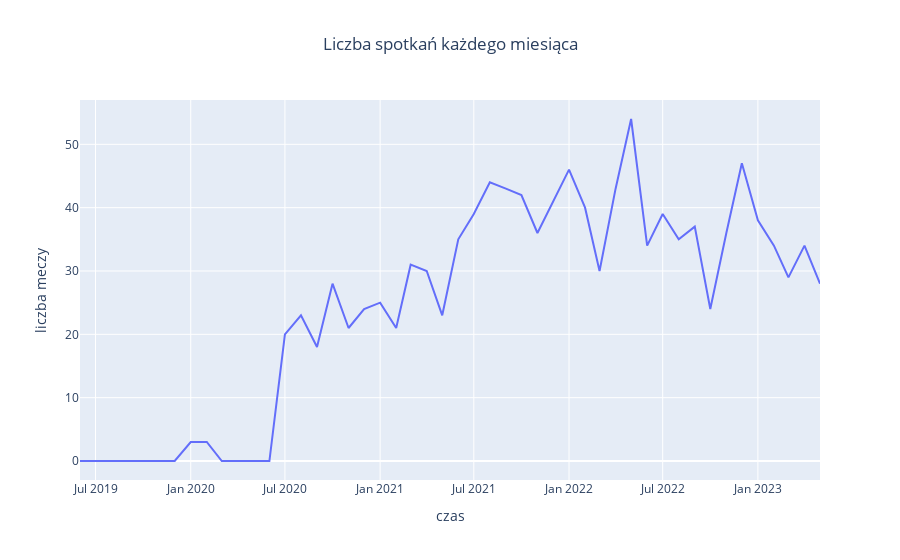

Notebook cell for this chart:
### Code cell
fig = px.line(match_freq, x="date", y="freq", title='Liczba spotkań każdego miesiąca')
fig.update_layout(xaxis_title='czas',
                  yaxis_title='liczba meczy',
                  title_x=0.5)
fig.show()

### Figure 1 — Plotly figure (JSON) as saved in the notebook; plotly's stock layout.template omitted (floating-point values rounded to 4 significant figures)
{"data": [{"hovertemplate": "date=%{x}<br>freq=%{y}<extra></extra>", "legendgroup": "", "line": {"color": "#636efa", "dash": "solid"}, "marker": {"symbol": "circle"}, "mode": "lines", "name": "", "orientation": "v", "showlegend": false, "type": "scatter", "x": ["2019-06-01T00:00:00", "2019-07-01T00:00:00", "2019-08-01T00:00:00", "2019-09-01T00:00:00", "2019-10-01T00:00:00", "2019-11-01T00:00:00", "2019-12-01T00:00:00", "2020-01-01T00:00:00", "2020-02-01T00:00:00", "2020-03-01T00:00:00", "2020-04-01T00:00:00", "2020-05-01T00:00:00", "2020-06-01T00:00:00", "2020-07-01T00:00:00", "2020-08-01T00:00:00", "2020-09-01T00:00:00", "2020-10-01T00:00:00", "2020-11-01T00:00:00", "2020-12-01T00:00:00", "2021-01-01T00:00:00", "2021-02-01T00:00:00", "2021-03-01T00:00:00", "2021-04-01T00:00:00", "2021-05-01T00:00:00", "2021-06-01T00:00:00", "2021-07-01T00:00:00", "2021-08-01T00:00:00", "2021-09-01T00:00:00", "2021-10-01T00:00:00", "2021-11-01T00:00:00", "2021-12-01T00:00:00", "2022-01-01T00:00:00", "2022-02-01T00:00:00", "2022-03-01T00:00:00", "2022-04-01T00:00:00", "2022-05-01T00:00:00", "2022-06-01T00:00:00", "2022-07-01T00:00:00", "2022-08-01T00:00:00", "2022-09-01T00:00:00", "2022-10-01T00:00:00", "2022-11-01T00:00:00", "2022-12-01T00:00:00", "2023-01-01T00:00:00", "2023-02-01T00:00:00", "2023-03-01T00:00:00", "2023-04-01T00:00:00", "2023-05-01T00:00:00"], "xaxis": "x", "y": [0, 0, 0, 0, 0, 0, 0, 3, 3, 0, 0, 0, 0, 20, 23, 18, 28, 21, 24, 25, 21, 31, 30, 23, 35, 39, 44, 43, 42, 36, 41, 46, 40, 30, 43, 54, 34, 39, 35, 37, 24, 36, 47, 38, 34, 29, 34, 28], "yaxis": "y"}], "layout": {"legend": {"tracegroupgap": 0}, "title": {"text": "Liczba spotkań każdego miesiąca", "x": 0.5}, "xaxis": {"anchor": "y", "domain": [0, 1], "title": {"text": "czas"}}, "yaxis": {"anchor": "x", "domain": [0, 1], "title": {"text": "liczba meczy"}}}}
